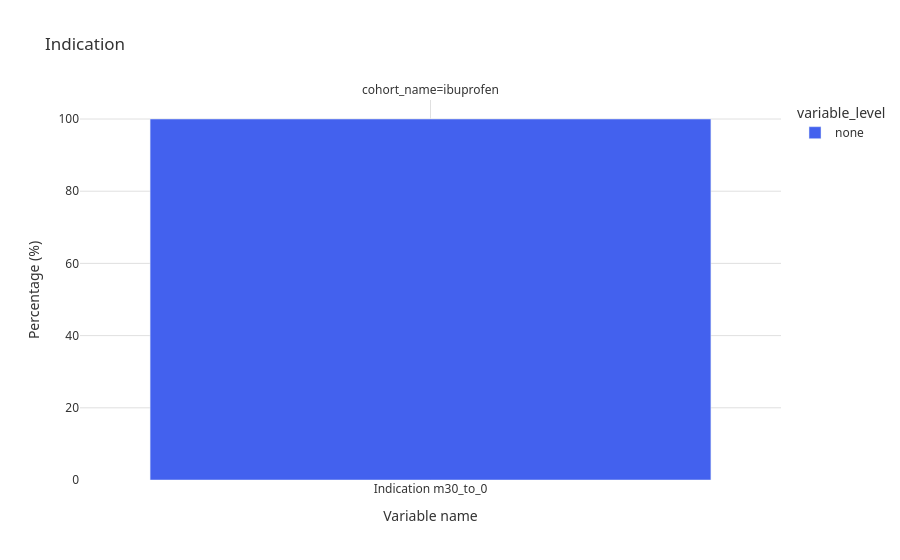

Write notebook code for a chart like this one.
### Code cell
plot_indication(sr_indication)

### Figure 1 — Plotly figure (JSON) as saved in the notebook; plotly's stock layout.template omitted (floating-point values rounded to 4 significant figures)
{"data": [{"alignmentgroup": "True", "hovertemplate": "variable_level=none<br>cohort_name=ibuprofen<br>variable_name=%{x}<br>percentage=%{y}<extra></extra>", "legendgroup": "none", "marker": {"color": "#4361ee", "pattern": {"shape": ""}}, "name": "none", "offsetgroup": "none", "orientation": "v", "showlegend": true, "textposition": "auto", "type": "bar", "x": ["Indication m30_to_0"], "xaxis": "x", "y": [100.0], "yaxis": "y"}], "layout": {"annotations": [{"font": {}, "showarrow": false, "text": "cohort_name=ibuprofen", "x": 0.5, "xanchor": "center", "xref": "paper", "y": 1, "yanchor": "bottom", "yref": "paper"}], "barmode": "group", "font": {"color": "#333333", "family": "system-ui, -apple-system, sans-serif", "size": 12}, "legend": {"title": {"text": "variable_level"}, "tracegroupgap": 0}, "paper_bgcolor": "#ffffff", "plot_bgcolor": "#ffffff", "showlegend": true, "title": {"text": "Indication"}, "xaxis": {"anchor": "y", "domain": [0, 1], "gridcolor": "#e0e0e0", "showgrid": true, "title": {"text": "Variable name"}}, "yaxis": {"anchor": "x", "domain": [0, 1], "gridcolor": "#e0e0e0", "showgrid": true, "title": {"text": "Percentage (%)"}}}}
